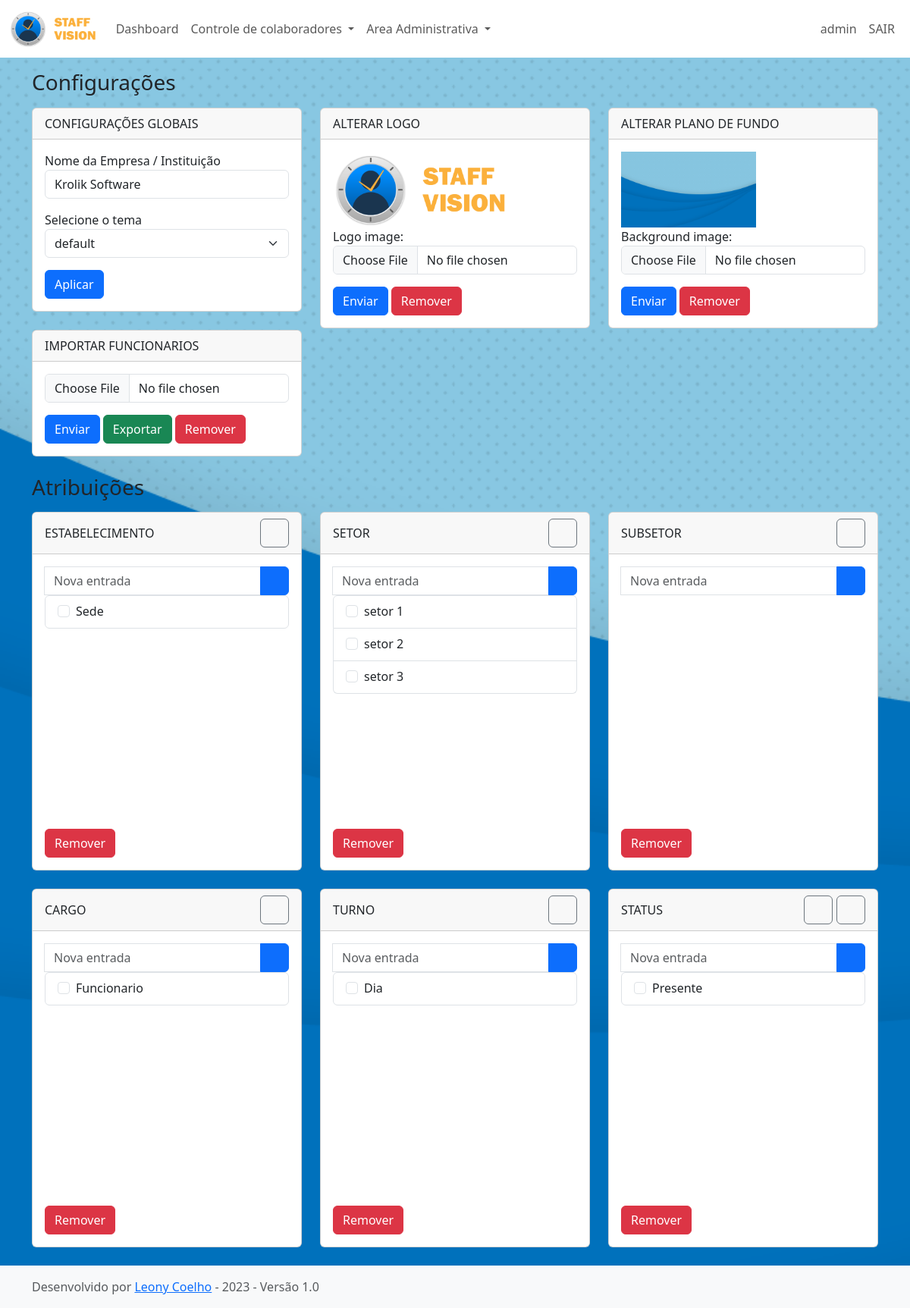
Page /settings/ (signed in) on the earlier database version.
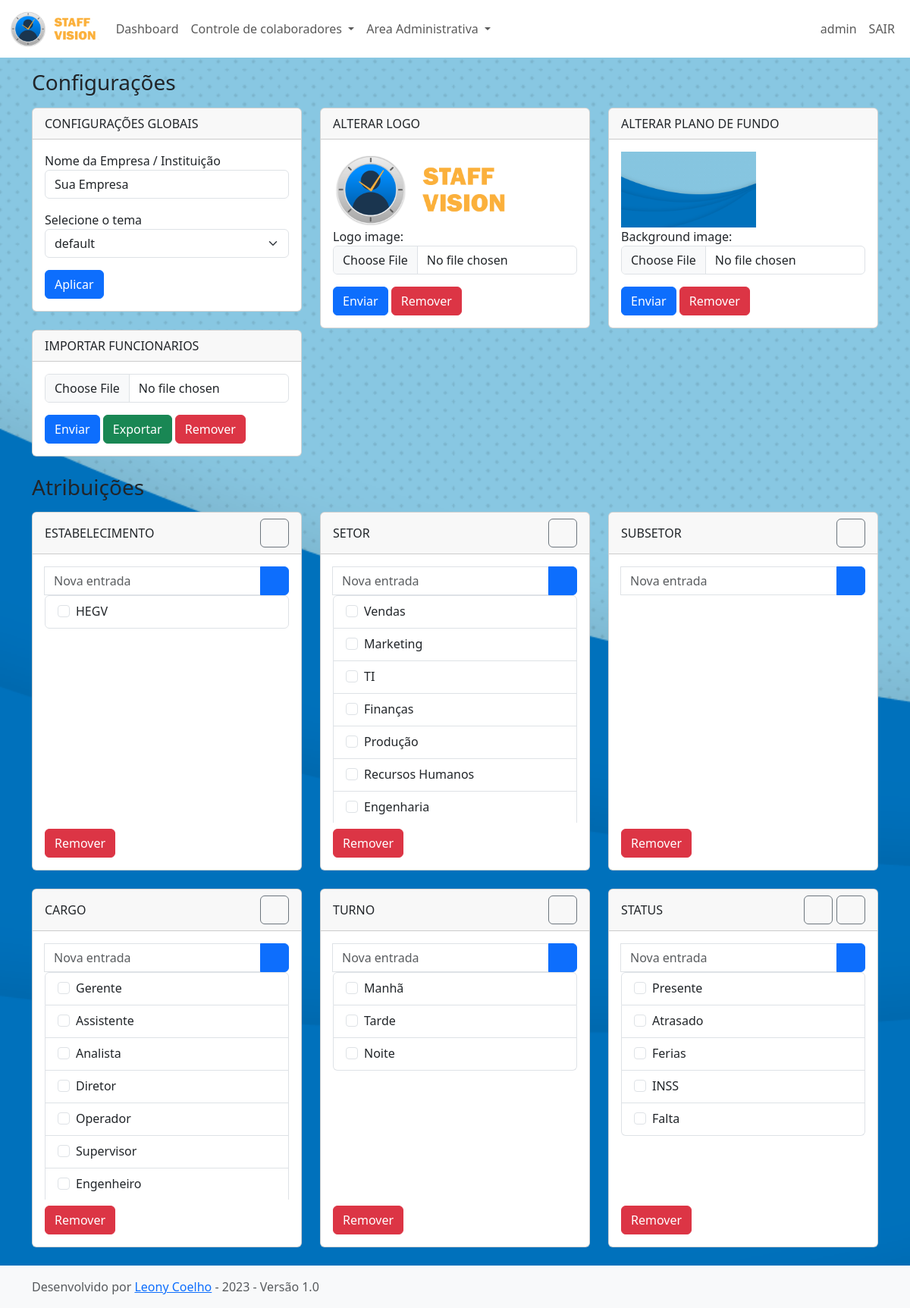
Same page on the later database version.
### app_staff_vision/models.py (models this page shows, shortened)
class Global_Settings(models.Model):
    establishment_title = models.CharField(max_length=50, default='Estabelecimento')
    sector_title = models.CharField(max_length=50, default='Setor')
    subSector_title = models.CharField(max_length=50, default='Subsetor')
    shift_title = models.CharField(max_length=50, default='Turno')
    position_title = models.CharField(max_length=50, default='Cargo')
    status_title = models.CharField(max_length=50, default='Status')
    theme = models.ManyToManyField(Theme)
    logo_image =  models.ImageField(upload_to='logos/uploaded_logo', null=True)
    bg_image =  models.ImageField(upload_to='bgs/uploaded_bgs', null=True)
    institution_name = models.CharField(max_length=60, default='Sua Empresa')

class Theme(models.Model):
    theme_name= models.CharField(max_length=50)
    theme_url= models.CharField(max_length=50, default="css/default.css")

class Establishment(models.Model):
    establishment_name= models.CharField(max_length=50)

class Sector(models.Model):
    sector_name = models.CharField(max_length=50)

class Position(models.Model):
    position_name= models.CharField(max_length=50)

class Shift(models.Model):
    shift_name= models.CharField(max_length=50)

class Status(models.Model):
    status_name= models.CharField(max_length=50)
    status_color= models.CharField(max_length=50, default="#a5a5a5")

### app_staff_vision/views.py (the view)
# urls.py: path('settings/',views.settings, name='settings'),
@staff_member_required(login_url='/login/')
def settings(request):
    globalsettings = Global_Settings.objects.all().latest('id')
    establishment_list = Establishment.objects.all()
    sectors_list = Sector.objects.all()
    subSectors_list = Sub_Sector.objects.all()
    position_list = Position.objects.all()
    shift_list = Shift.objects.all()
    status_list = Status.objects.all()
    theme_list = Theme.objects.all()
    logo_form = ImageUploadForm()
    bg_form = ImageUploadForm_Bg()
    form = UploadFileForm(request.POST, request.FILES)
    if request.method == 'POST':
        establishment_form = EstablishmentForm(request.POST)
        sector_form = SectorForm(request.POST)
        sub_sector_form = SubSectorForm(request.POST)
        position_form = PositionForm(request.POST)
        shift_form = ShiftForm(request.POST)
        status_form = StatusForm(request.POST)
        if establishment_form.is_valid():
            establishment_form.save()
            return redirect('settings')
        if sector_form.is_valid():
            sector_form.save()
            return redirect('settings')
        if sub_sector_form.is_valid():
            sub_sector_form.save()
            return redirect('settings')
        if position_form.is_valid():
            position_form.save()
            return redirect('settings')
        if shift_form.is_valid():
            shift_form.save()
            return redirect('settings')
        if status_form.is_valid():
            status_form.save()
            return redirect('settings')
    else:
        establishment_form = EstablishmentForm()
        sector_form = SectorForm()
        sub_sector_form = SubSectorForm()
        position_form = PositionForm(request.POST)
        shift_form = ShiftForm(request.POST)
        status_form = StatusForm(request.POST)
    context = {
        'establishment_list':establishment_list,
        'sectors_list':sectors_list,
        'subSectors_list':subSectors_list,
        'position_list':position_list,
        'shift_list':shift_list,
        'status_list':status_list,
        'theme_list':theme_list,
        'globalsettings':globalsettings,
        'logo_form':logo_form,
        'bg_form':bg_form,
        'form':form,
        'sector_form': sector_form,
        'establishment_form': establishment_form,
        'sub_sector_form':sub_sector_form,
        'position_form':position_form,
        'shift_form':shift_form,
        'status_form':status_form,
    }
    return render(request, 'settings.html', context)

### app_staff_vision/forms.py
class ImageUploadForm(forms.Form):
    logo_image = forms.FileField(
        widget=forms.ClearableFileInput(attrs={'class': 'form-control mb-3' })
    )

class ImageUploadForm_Bg(forms.Form):
    background_image = forms.FileField(
        widget=forms.ClearableFileInput(attrs={'class': 'form-control mb-3'})
    )

### app_staff_vision/templates/settings.html (shortened to what the changed rows need)
{% extends 'base.html' %}
{% block conteudo %}
{% load static %}
    <div class="container">
        <div class="row" data-masonry='{"percentPosition": true }'>
            <div class="col-xl-4 col-lg-4 col-md-4 col-sm-12">
                <div class="card mb-4">
                    <div class="card-body">
                        <form class="form-group" method="post" action="{% url 'change_settings' %}">
                            <label>Nome da Empresa / Instituição</label>
                            <input class="form-control mb-3" name="institution" value="{{globalsettings.institution_name}}">
                            <label>Selecione o tema</label>
                            <select class="form-select mb-3" name="theme">
                                <option selected hidden>{{globalsettings.theme.first.theme_name}}</option>
                            </select>
                            <button class="btn btn-primary" type="submit">Aplicar</button>
                        </form>
                    </div>
                </div>
            </div>
            <div class="col-xl-4 col-lg-4 col-md-4 col-sm-12">
                <div class="card mb-4">
                    <div class="card-body">
                        <form method="post" enctype="multipart/form-data" class="form-group" action="{% url 'change_logo' %}">
                            {{ logo_form.as_table }}
                        </form>
                    </div>
                </div>
            </div>
            <div class="col-xl-4 col-lg-4 col-md-4 col-sm-12">
                <div class="card mb-4">
                    <div class="card-body">
                        <form method="post" enctype="multipart/form-data" class="form-group" action="{% url 'change_bg' %}">
                            {{ bg_form.as_table }}
                        </form>
                    </div>
                </div>
            </div>
        </div>
        <div class="row">
            <div class="col-xl-4 col-lg-4 col-md-4 col-sm-12">
                <div class="card mb-4">
                    <div class="card-header custom-card-header d-flex justify-content-between align-items-center">
                        {{globalsettings.establishment_title}}
                        <button type="button" class="btn btn-outline-secondary" data-bs-toggle="modal" data-bs-target="#rename_establishment">
                        </button>
                    </div>
                    <div class="card-body">
                        <form method="post" class="form-inline" id="establishment-form">
                        </form>
                        <div class="establishment-settings-box">
                            <form method="post" id="delete-selected-establishment-form">
                                <ul class="list-group" id="establishment-list">
                                    {% for Establishment in establishment_list %}
                                    <li class="list-group-item d-flex justify-content-between align-items-center">
                                        <div class="form-check">
                                            <input class="form-check-input" type="checkbox" name="selected_items_establishment" value="{{ Establishment.id }}">
                                            <label class="form-check-label">
                                                {{ Establishment.establishment_name }}
                                            </label>
                                        </div>
                                    </li>
                                    {% endfor %}
                                </ul>
                            </div>
                            <button type="button" id="delete-selected-establishment-button" class="btn btn-danger mt-2">   Remover</button>
                    </div>
                </div>
            </div>
            <div class="col-xl-4 col-lg-4 col-md-4 col-sm-12">
                <div class="card mb-4">
                    <div class="card-header d-flex justify-content-between align-items-center">
                        {{globalsettings.sector_title}}
                        <button type="button" class="btn btn-outline-secondary" data-bs-toggle="modal" data-bs-target="#rename_sector">
                        </button>
                    </div>
                    <div class="card-body">
                        <form method="post" class="form-inline" id="sector-form">
                        </form>
                        <div class="sector-settings-box">
                            <form method="post" id="delete-selected-sector-form">
                                <ul class="list-group" id="sector-list">
                                    {% for Sector in sectors_list %}
                                    <li class="list-group-item d-flex justify-content-between align-items-center">
                                        <div class="form-check">
                                            <input class="form-check-input" type="checkbox" name="selected_items_sector" value="{{ Sector.id }}">
                                            <label class="form-check-label">
                                                {{ Sector.sector_name }}
                                            </label>
                                        </div>
                                    </li>
                                    {% endfor %}
                                </ul>
                            </div>
                            <button type="button" id="delete-selected-sector-button" class="btn btn-danger mt-2"> Remover</button>
                    </div>
                </div>
            </div>
            <div class="col-xl-4 col-lg-4 col-md-4 col-sm-12">
                <div class="card mb-4">
                    <div class="card-header d-flex justify-content-between align-items-center">
                        {{globalsettings.subSector_title}}
                        <button type="button" class="btn btn-outline-secondary" data-bs-toggle="modal" data-bs-target="#rename_sub_sector">
                        </button>
                    </div>
                    <div class="card-body">
                        <form method="post" class="form-inline" id="sub-sector-form">
                        </form>
                        <div class="sector-settings-box">
                            </div>
                            <button type="button" id="delete-selected-sub-sector-button" class="btn btn-danger mt-2"> Remover</button>
                    </div>
                </div>
            </div>
            <div class="col-xl-4 col-lg-4 col-md-4 col-sm-12">
                <div class="card mb-4">
                    <div class="card-header d-flex justify-content-between align-items-center">
                        {{globalsettings.position_title}}
                        <button type="button" class="btn btn-outline-secondary" data-bs-toggle="modal" data-bs-target="#rename_position">
                        </button>
                    </div>
                        <div class="card-body">
                        <form method="post" class="form-inline" id="position-form">
                        </form>
                        <div class="position-settings-box">
                            <form method="post" id="delete-selected-position-form">
                                <ul class="list-group" id="position-list">
                                    {% for Position in position_list %}
                                    <li class="list-group-item d-flex justify-content-between align-items-center">
                                        <div class="form-check">
                                            <input class="form-check-input" type="checkbox" name="selected_items_position" value="{{ Position.id }}">
                                            <label class="form-check-label">
                                                {{ Position.position_name }}
                                            </label>
                                        </div>
                                    </li>
                                    {% endfor %}
                                </ul>
                            </div>
                            <button type="button" id="delete-selected-position-button" class="btn btn-danger mt-2"> Remover</button>
                    </div>
                </div>
            </div>
            <div class="col-xl-4 col-lg-4 col-md-4 col-sm-12">
                <div class="card mb-4">
                    <div class="card-header d-flex justify-content-between align-items-center">
                        {{globalsettings.shift_title}}
                        <button type="button" class="btn btn-outline-secondary" data-bs-toggle="modal" data-bs-target="#rename_shift">
                        </button>
                    </div>
                    <div class="card-body">
                        <form method="post" class="form-inline" id="shift-form">
                        </form>
                        <div class="shift-settings-box">
                            <form method="post" id="delete-selected-shift-form">
                                <ul class="list-group" id="shift-list">
                                    {% for Shift in shift_list %}
                                    <li class="list-group-item d-flex justify-content-between align-items-center">
                                        <div class="form-check">
                                            <input class="form-check-input" type="checkbox" name="selected_items_shift" value="{{ Shift.id }}">
                                            <label class="form-check-label">
                                                {{ Shift.shift_name }}
                                            </label>
                                        </div>
                                    </li>
                                    {% endfor %}
                                </ul>
                            </div>
                            <button type="button" id="delete-selected-shift-button" class="btn btn-danger mt-2"> Remover</button>
                    </div>
                </div>
            </div>
            <div class="col-xl-4 col-lg-4 col-md-4 col-sm-12">
                <div class="card mb-4">
                    <div class="card-header d-flex justify-content-between align-items-center">
                        {{globalsettings.status_title}}
                        <div class="justify-content-end">
                        </div>
                    </div>
                        <div class="card-body">
                        <form method="post" class="form-inline" id="status-form" >
                        </form>
                        <div class="status-settings-box">
                            <form method="post" id="delete-selected-status-form">
                                <ul class="list-group" id="status-list">
                                    {% for Status in status_list %}
                                    <li class="list-group-item d-flex justify-content-between align-items-center">
                                        <div class="form-check">
                                            <input class="form-check-input" type="checkbox" name="selected_items_status" value="{{ Status.id }}">
                                            <label class="form-check-label">
                                                {{ Status.status_name }}
                                            </label>
                                        </div>
                                    </li>
                                    {% endfor %}
                                </ul>
                            </div>
                            <button type="button" id="delete-selected-status-button" class="btn btn-danger mt-2"> Remover</button>
                    </div>
                </div>
            </div>
        </div>
    </div>
{% endblock %}

Differences in the rows shown:
removed Global_Settings: institution "Krolik Software", theme "default", establishment_title "ESTABELECIMENTO", sector_title "SETOR", subSector_title "SUBSETOR", position_title "CARGO", shift_title "TURNO", status_title "STATUS"
now on this page (row unchanged): Global_Settings: institution "Sua Empresa", theme "default", establishment_title "ESTABELECIMENTO", sector_title "SETOR", subSector_title "SUBSETOR", position_title "CARGO", shift_title "TURNO", status_title "STATUS"
changed Establishment: establishment_name "Sede" → "HEGV"
changed Sector: sector_name "setor 1" → "Vendas"
changed Sector: sector_name "setor 2" → "Marketing"
changed Sector (number 3 of 7 on the later page): sector_name "setor 3" → "TI"
added Sector: sector_name "Finanças"
added Sector: sector_name "Produção"
added Sector: sector_name "Recursos Humanos"
added Sector: sector_name "Engenharia"
changed Position: position_name "Funcionario" → "Gerente"
added Position: position_name "Assistente"
added Position: position_name "Analista"
added Position: position_name "Diretor"
added Position: position_name "Operador"
added Position: position_name "Supervisor"
added Position: position_name "Engenheiro"
changed Shift: shift_name "Dia" → "Manhã"
added Shift: shift_name "Tarde"
added Shift: shift_name "Noite"
added Status: status_name "Atrasado"
added Status: status_name "Ferias"
added Status: status_name "INSS"
added Status: status_name "Falta"
